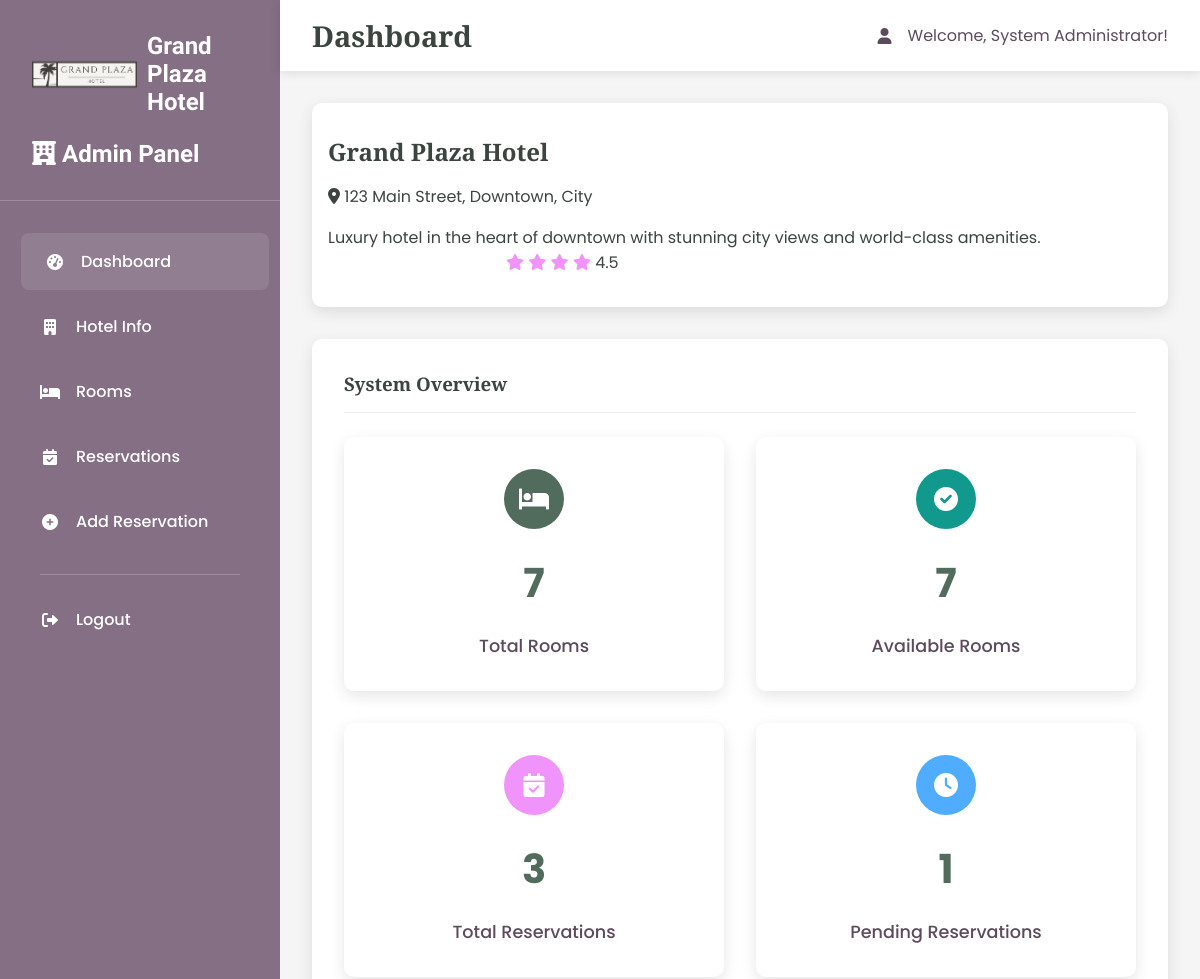
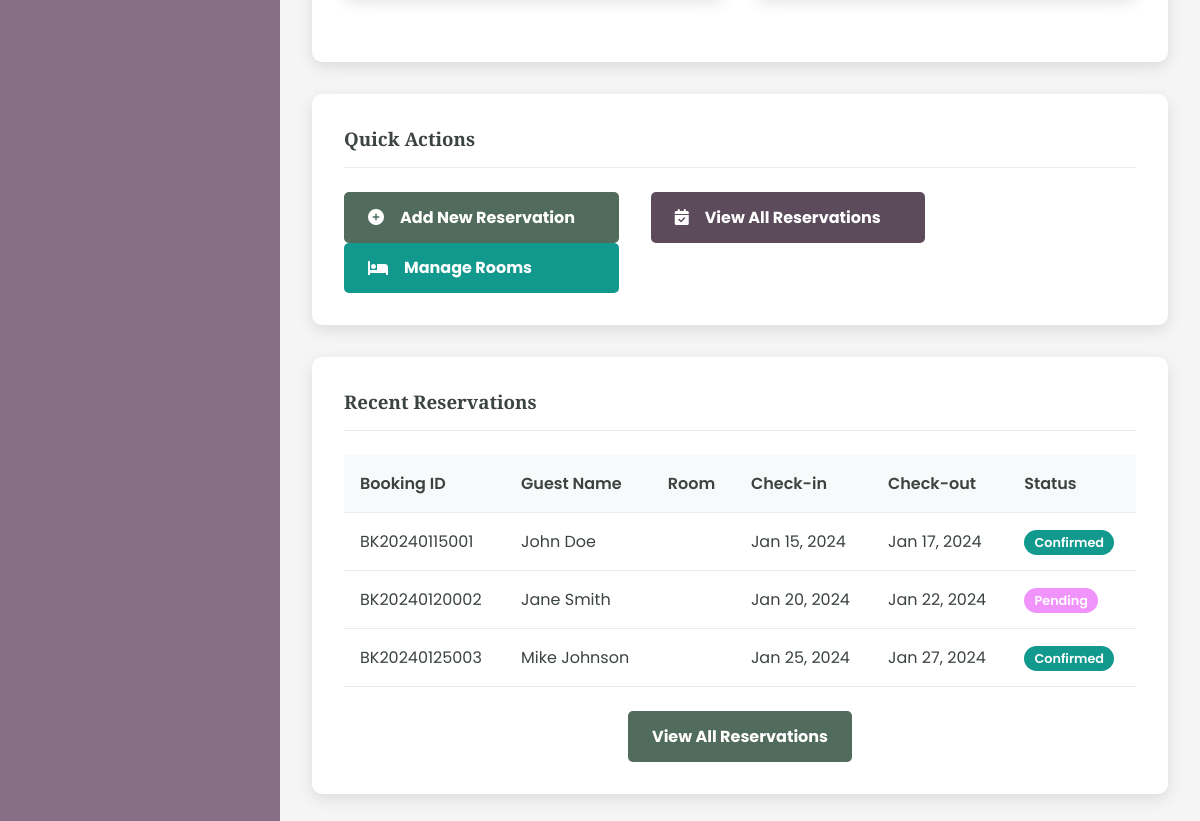
Page /admin/dashboard.php (signed in) on the committed database (2 pictures, top to bottom).
### tables this page shows
CREATE TABLE hotel (
    id INT AUTO_INCREMENT PRIMARY KEY,
    name VARCHAR(255) NOT NULL,
    address TEXT NOT NULL,
    phone VARCHAR(20),
    email VARCHAR(255),
    description TEXT,
    rating DECIMAL(2,1) DEFAULT 0.0,
    image_url VARCHAR(500),
    created_at TIMESTAMP DEFAULT CURRENT_TIMESTAMP,
    updated_at TIMESTAMP DEFAULT CURRENT_TIMESTAMP ON UPDATE CURRENT_TIMESTAMP
);

CREATE TABLE reservations (
    id INT AUTO_INCREMENT PRIMARY KEY,
    booking_id VARCHAR(50) UNIQUE NOT NULL,
    room_id INT NOT NULL,
    guest_name VARCHAR(255) NOT NULL,
    email VARCHAR(255) NOT NULL,
    phone VARCHAR(20),
    check_in_date DATE NOT NULL,
    check_out_date DATE NOT NULL,
    num_guests INT NOT NULL,
    total_price DECIMAL(10,2),
    status ENUM('pending', 'confirmed', 'cancelled', 'completed') DEFAULT 'pending',
    special_requests TEXT,
    created_at TIMESTAMP DEFAULT CURRENT_TIMESTAMP,
    updated_at TIMESTAMP DEFAULT CURRENT_TIMESTAMP ON UPDATE CURRENT_TIMESTAMP,
    FOREIGN KEY (room_id) REFERENCES rooms(id) ON DELETE CASCADE
);

### admin/dashboard.php (the view, shortened to what this page needs)
<?php
$pdo = getDBConnection();
$stmt = $pdo->query("SELECT COUNT(*) as total_rooms FROM rooms");
$totalRooms = $stmt->fetch()['total_rooms'];
$stmt = $pdo->query("SELECT COUNT(*) as total_reservations FROM reservations");
$totalReservations = $stmt->fetch()['total_reservations'];
$stmt = $pdo->query("SELECT COUNT(*) as pending_reservations FROM reservations WHERE status = 'pending'");
$pendingReservations = $stmt->fetch()['pending_reservations'];
$stmt = $pdo->query("SELECT COUNT(*) as available_rooms FROM rooms WHERE is_available = 1");
$availableRooms = $stmt->fetch()['available_rooms'];
$stmt = $pdo->query("SELECT * FROM hotel LIMIT 1");
$hotel = $stmt->fetch();
?>
<!DOCTYPE html>
<html lang="en">
<head>
    <link href="https://cdnjs.cloudflare.com/ajax/libs/font-awesome/6.0.0/css/all.min.css" rel="stylesheet">
    <link rel="stylesheet" href="admin-styles.css">
</head>
<body>
    <div class="admin-container">
        <div class="sidebar">
            <div class="sidebar-header">
                <a href="../index.php" class="logo">
                    <img src="../assets/images/logo.png" alt="Hotel Logo">
                    <span class="logo-text"><?php echo htmlspecialchars($hotel['name']); ?></span>
                </a>
                <h3><i class="fas fa-hotel"></i> Admin Panel</h3>
            </div>
            <nav class="sidebar-nav">
                <div class="nav-item">
                    <a href="dashboard.php" class="nav-link active">
                        <i class="fas fa-tachometer-alt"></i>
                        Dashboard
                    </a>
                </div>
                <div class="nav-item">
                    <a href="hotel.php" class="nav-link">
                        <i class="fas fa-building"></i>
                        Hotel Info
                    </a>
                </div>
                <div class="nav-item">
                    <a href="rooms.php" class="nav-link">
                        <i class="fas fa-bed"></i>
                        Rooms
                    </a>
                </div>
                <div class="nav-item">
                    <a href="reservations.php" class="nav-link">
                        <i class="fas fa-calendar-check"></i>
                        Reservations
                    </a>
                </div>
                <div class="nav-item">
                    <a href="add_reservation.php" class="nav-link">
                        <i class="fas fa-plus-circle"></i>
                        Add Reservation
                    </a>
                </div>
                <div class="nav-divider"></div>
                <div class="nav-item">
                    <a href="?logout=1" class="nav-link">
                        <i class="fas fa-sign-out-alt"></i>
                        Logout
                    </a>
                </div>
            </nav>
        </div>
        <div class="main-content">
            <div class="top-nav">
                <h1 class="page-title">Dashboard</h1>
                <div class="user-info">
                    <i class="fas fa-user"></i>
                    <span>Welcome, <?php echo htmlspecialchars($_SESSION['admin_name']); ?>!</span>
                </div>
            </div>
            <div class="card">
                <div class="row">
                    <div class="col-md-8">
                        <h2 class="card-title"><?php echo htmlspecialchars($hotel['name']); ?></h2>
                        <p class="text-muted mb-2">
                            <i class="fas fa-map-marker-alt"></i>
                            <?php echo htmlspecialchars($hotel['address']); ?>
                        </p>
                        <p class="mb-0"><?php echo htmlspecialchars($hotel['description']); ?></p>
                    </div>
                    <div class="col-md-4 text-right">
                        <div class="rating">
                            <?php for ($i = 0; $i < floor($hotel['rating']); $i++): ?>
                                <i class="fas fa-star" style="color: #f093fb;"></i>
                            <?php endfor; ?>
                            <span class="ms-2"><?php echo $hotel['rating']; ?></span>
                        </div>
                    </div>
                </div>
            </div>
            <div class="card">
                <div class="card-header">
                    <h3 class="card-title">System Overview</h3>
                </div>
                <div class="stats-grid">
                    <div class="stat-card">
                        <div class="stat-icon primary">
                            <i class="fas fa-bed"></i>
                        </div>
                        <div class="stat-number"><?php echo $totalRooms; ?></div>
                        <div class="stat-label">Total Rooms</div>
                    </div>
                    <div class="stat-card">
                        <div class="stat-icon success">
                            <i class="fas fa-check-circle"></i>
                        </div>
                        <div class="stat-number"><?php echo $availableRooms; ?></div>
                        <div class="stat-label">Available Rooms</div>
                    </div>
                    <div class="stat-card">
                        <div class="stat-icon warning">
                            <i class="fas fa-calendar-check"></i>
                        </div>
                        <div class="stat-number"><?php echo $totalReservations; ?></div>
                        <div class="stat-label">Total Reservations</div>
                    </div>
                    <div class="stat-card">
                        <div class="stat-icon info">
                            <i class="fas fa-clock"></i>
                        </div>
                        <div class="stat-number"><?php echo $pendingReservations; ?></div>
                        <div class="stat-label">Pending Reservations</div>
                    </div>
                </div>
            </div>
            <div class="card">
                <div class="card-header">
                    <h3 class="card-title">Quick Actions</h3>
                </div>
                <div class="row">
                    <div class="col-md-4">
                        <a href="add_reservation.php" class="btn btn-primary d-flex align-items-center gap-2">
                            <i class="fas fa-plus-circle"></i>
                            Add New Reservation
                        </a>
                    </div>
                    <div class="col-md-4">
                        <a href="reservations.php" class="btn btn-secondary d-flex align-items-center gap-2">
                            <i class="fas fa-calendar-check"></i>
                            View All Reservations
                        </a>
                    </div>
                    <div class="col-md-4">
                        <a href="rooms.php" class="btn btn-success d-flex align-items-center gap-2">
                            <i class="fas fa-bed"></i>
                            Manage Rooms
                        </a>
                    </div>
                </div>
            </div>
            <div class="card">
                <div class="card-header">
                    <h3 class="card-title">Recent Reservations</h3>
                </div>
                <?php
                $stmt = $pdo->query("SELECT * FROM reservations ORDER BY created_at DESC LIMIT 5");
                $recentReservations = $stmt->fetchAll();
                ?>
                <div class="table-responsive">
                    <table class="table">
                        <thead>
                            <tr>
                                <th>Booking ID</th>
                                <th>Guest Name</th>
                                <th>Room</th>
                                <th>Check-in</th>
                                <th>Check-out</th>
                                <th>Status</th>
                            </tr>
                        </thead>
                        <tbody>
                            <?php foreach ($recentReservations as $reservation): ?>
                            <tr>
                                <td><?php echo htmlspecialchars($reservation['booking_id']); ?></td>
                                <td><?php echo htmlspecialchars($reservation['guest_name']); ?></td>
                                <td><?php echo htmlspecialchars($reservation['room_type']); ?></td>
                                <td><?php echo date('M d, Y', strtotime($reservation['check_in_date'])); ?></td>
                                <td><?php echo date('M d, Y', strtotime($reservation['check_out_date'])); ?></td>
                                <td>
                                    <span class="badge badge-<?php echo $reservation['status'] === 'confirmed' ? 'success' : 'warning'; ?>">
                                        <?php echo ucfirst($reservation['status']); ?>
                                    </span>
                                </td>
                            </tr>
                            <?php endforeach; ?>
                        </tbody>
                    </table>
                </div>
                <div class="text-center mt-3">
                    <a href="reservations.php" class="btn btn-primary">View All Reservations</a>
                </div>
            </div>
        </div>
    </div>
</body>
</html>

### admin/admin-styles.css (style rules this page uses)
body { margin: 0; font-family: 'Poppins', serif; color: #3c443f; background-color: #ffffff; }
h1, h2, h3, h4, h5, h6 { font-family: 'Libre Baskerville', sans-serif; }
a { text-decoration: none; color: inherit; }
.admin-container { display: flex; min-height: 100vh; }
.sidebar { background-color: #846f84; width: 280px; color: #ffffff; padding: 2em 0; box-shadow: 2px 0 10px rgba(0,0,0,0.1); }
.sidebar-header { padding: 0 2em 2em 2em; border-bottom: 1px solid rgba(255,255,255,0.2); margin-bottom: 2em; }
.sidebar-header h3 { font-family: 'League Spartan', sans-serif; font-size: 1.5em; margin: 0; color: #ffffff; }
.logo { display: flex; align-items: center; text-decoration: none; color: #ffffff; font-family: 'League Spartan', sans-serif; font-size: 1.5em; font-weight: bold; transition: opacity 0.3s ease; margin-bottom: 1em; }
.logo img { height: 35px; width: auto; margin-right: 10px; border-radius: 5px; }
.logo-text { color: #ffffff; text-decoration: none; }
.sidebar-nav { padding: 0 1em; }
.nav-item { margin-bottom: 0.5em; }
.nav-link { display: flex; align-items: center; padding: 1em 1.5em; color: #ffffff; border-radius: 8px; transition: all 0.3s ease; font-weight: 500; }
.nav-link:hover, .nav-link.active { background-color: rgba(255,255,255,0.1); color: #ffffff; transform: translateX(5px); }
.nav-link i { margin-right: 1em; width: 20px; text-align: center; }
.nav-divider { border-top: 1px solid rgba(255,255,255,0.2); margin: 1.5em 1.5em 1em 1.5em; }
.main-content { flex: 1; background-color: #f5f5f5; padding: 2em; }
.top-nav { background-color: #ffffff; padding: 1em 2em; margin: -2em -2em 2em -2em; box-shadow: 0 2px 10px rgba(0,0,0,0.1); display: flex; justify-content: space-between; align-items: center; }
.page-title { font-family: 'Libre Baskerville', sans-serif; font-size: 1.8em; color: #3c443f; margin: 0; }
.user-info { display: flex; align-items: center; gap: 1em; color: #5b4b5b; }
.card { background: #ffffff; border-radius: 10px; box-shadow: 0 5px 15px rgba(0,0,0,0.1); padding: 2em; margin-bottom: 2em; border: none; }
.card-header { background: none; border-bottom: 1px solid #e9ecef; padding-bottom: 1em; margin-bottom: 1.5em; }
.card-title { font-family: 'Libre Baskerville', sans-serif; color: #3c443f; margin: 0; }
.stats-grid { display: grid; grid-template-columns: repeat(auto-fit, minmax(250px, 1fr)); gap: 2em; margin-bottom: 2em; }
.stat-card { background: #ffffff; border-radius: 10px; padding: 2em; box-shadow: 0 5px 15px rgba(0,0,0,0.1); text-align: center; transition: transform 0.3s ease; }
.stat-icon { width: 60px; height: 60px; border-radius: 50%; display: flex; align-items: center; justify-content: center; margin: 0 auto 1em auto; font-size: 1.5em; color: #ffffff; }
.stat-icon.primary { background-color: #516b5d; }
.stat-icon.success { background-color: #11998e; }
.stat-icon.warning { background-color: #f093fb; }
.stat-icon.info { background-color: #4facfe; }
.stat-number { font-size: 2.5em; font-weight: bold; color: #516b5d; margin-bottom: 0.5em; }
.stat-label { font-size: 1.1em; color: #5b4b5b; font-weight: 500; }
.btn { padding: 0.8em 1.5em; border: none; border-radius: 5px; font-weight: bold; transition: all 0.3s ease; cursor: pointer; text-decoration: none; display: inline-block; text-align: center; }
.btn-primary { background-color: #516b5d; color: #ffffff; }
.btn-secondary { background-color: #5b4b5b; color: #ffffff; }
.btn-success { background-color: #11998e; color: #ffffff; }
.table { width: 100%; border-collapse: collapse; margin-bottom: 1em; }
.table th, .table td { padding: 1em; text-align: left; border-bottom: 1px solid #e9ecef; }
.table th { background-color: #f8f9fa; font-weight: 600; color: #3c443f; }
.badge { padding: 0.3em 0.8em; border-radius: 20px; font-size: 0.8em; font-weight: 600; }
.badge-success { background-color: #11998e; color: #ffffff; }
.badge-warning { background-color: #f093fb; color: #ffffff; }
.row { display: flex; flex-wrap: wrap; margin: 0 -1em; }
.col-md-4 { flex: 0 0 33.333333%; max-width: 33.333333%; padding: 0 1em; }
.text-center { text-align: center; }
.text-right { text-align: right; }
.mb-0 { margin-bottom: 0; }
.mb-2 { margin-bottom: 1em; }
.mt-3 { margin-top: 1.5em; }
.d-flex { display: flex; }
.align-items-center { align-items: center; }
.gap-2 { gap: 1em; }

### rows in the picture
hotel: name "Grand Plaza Hotel", address "123 Main Street, Downtown, City", description "Luxury hotel in the heart of downtown with stunning city views and world-class amenities.", rating "4.5"
reservations: booking "BK20240115001", guest_name "John Doe", check_in_date "Jan 15, 2024", check_out_date "Jan 17, 2024", status "Confirmed"
reservations: booking "BK20240120002", guest_name "Jane Smith", check_in_date "Jan 20, 2024", check_out_date "Jan 22, 2024", status "Pending"
reservations: booking "BK20240125003", guest_name "Mike Johnson", check_in_date "Jan 25, 2024", check_out_date "Jan 27, 2024", status "Confirmed"

### other values in the picture
$_SESSION['admin_name'] "System Administrator"
$totalRooms "7"
$availableRooms "7"
$totalReservations "3"
$pendingReservations "1"
